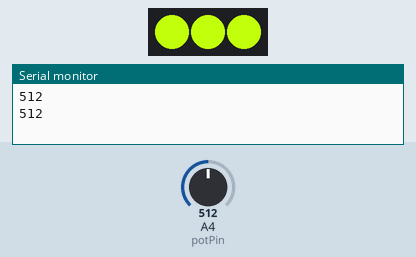
Simulated run of this sketch. Board: Arduino Uno, built with avr-gcc and run on an emulated ATmega328P. Shown: 3 RGB LEDs in strip order, left to right, the last lines printed to the serial monitor. The test bench sets the inputs (shaded band); at power-on: A4 (potPin) = 512.

Above: at 2.5 s.
2.6 s: A4 (potPin) set to 541
5.9 s: A4 (potPin) set to 560
At 9.3 s:
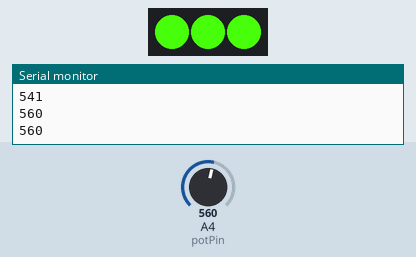
10.2 s: A4 (potPin) set to 740
12.9 s: A4 (potPin) set to 763
At 16.1 s:
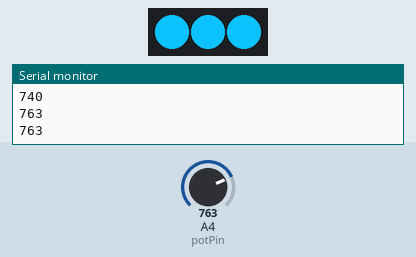
17.2 s: A4 (potPin) set to 331
At 20.0 s:
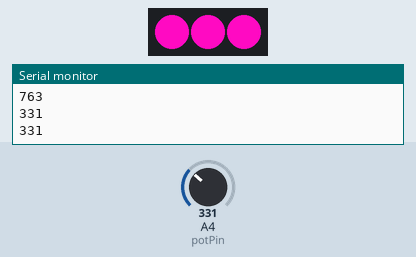
20.7 s: A4 (potPin) set to 184
23.4 s: A4 (potPin) set to 161
At 26.7 s:
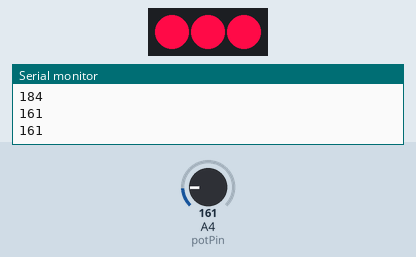
Timing chart, 0 to 28.2 s (numbered marks = the images above; inputs shaded):
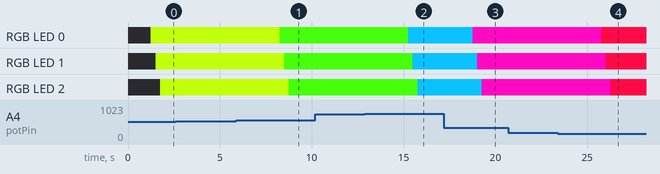

Measured:
- the behaviour switches between 551 and 552 on A4 (potPin) (found by bisection; images 0 and 1)
- the behaviour switches between 751 and 752 on A4 (potPin) (found by bisection; images 1 and 2)
- the behaviour switches between 170 and 169 on A4 (potPin) (found by bisection; images 3 and 4)
- after the input at 5.9 s, RGB LED 0: RGB(194, 255, 10) → RGB(71, 255, 10) after 2.4 s; RGB LED 1: RGB(194, 255, 10) → RGB(71, 255, 10) after 2.6 s; RGB LED 2: RGB(194, 255, 10) → RGB(71, 255, 10) after 2.9 s
- after the input at 12.9 s, RGB LED 0: RGB(71, 255, 10) → RGB(10, 194, 255) after 2.4 s; RGB LED 1: RGB(71, 255, 10) → RGB(10, 194, 255) after 2.6 s; RGB LED 2: RGB(71, 255, 10) → RGB(10, 194, 255) after 2.9 s
- after the input at 17.2 s, RGB LED 0: RGB(10, 194, 255) → RGB(255, 10, 194) after 1.6 s; RGB LED 1: RGB(10, 194, 255) → RGB(255, 10, 194) after 1.8 s; RGB LED 2: RGB(10, 194, 255) → RGB(255, 10, 194) after 2.1 s
- after the input at 23.4 s, RGB LED 0: RGB(255, 10, 194) → RGB(255, 10, 71) after 2.4 s; RGB LED 1: RGB(255, 10, 194) → RGB(255, 10, 71) after 2.6 s; RGB LED 2: RGB(255, 10, 194) → RGB(255, 10, 71) after 2.9 s

The sketch:

potentiometer_Project.ino
```cpp
//Potentiometer
#include <Adafruit_NeoPixel.h>
/* Analog Read to LED
 * ------------------
 *
 * turns on and off a light emitting diode(LED) connected to digital
 * pin 13. The amount of time the LED will be on and off depends on
 * the value obtained by analogRead(). In the easiest case we connect
 * a potentiometer to analog pin 2.
 *
 * Created 1 December 2005
 * copyleft 2005 DojoDave <http://www.0j0.org>
 * http://arduino.berlios.de
 *
 */

#define LED_PIN    9 //Connection to LED PIN on the LilyPad
#define LED_COUNT 3 //number of LEDs
Adafruit_NeoPixel strip(LED_COUNT, LED_PIN, NEO_GRB + NEO_KHZ800);
// Part of neoPixel library, Setting up “strip” -->Just the name of LEDs we are using
//NEO_GRB + NEO_KHZ800 -->pre defined color settings and speed


int potPin = 4;    // select the input pin for the potentiometer
int val = 0;       // variable to store the value coming from the sensor


void setup() {
  strip.begin(); //Create a "Strip" of LEDs called strip
  strip.show(); // initialize all strip to "off"
  Serial.begin(9600);

}

void loop() {
  val = analogRead(potPin);    // read the value from the sensor
  Serial.println(val);
  delay(1000); //just how long to wait
  //if the user is MAD
  if(val>0 &&val<170){
    //values are slit into 5 section (1/5 for each color)
    //1023/5 for each "mood"
    for(int i=0; i<3; i++){
      //int i= 0 -->  just how to count how many times it does this loop
      //i<3 --> tells to do it 2 time
      //i++ --> incrementor, every loop add 1 to i When it gets to 3 I resets to 1

    strip.setPixelColor(i, strip.Color(255, 10, 71)); //red
    // “ i ” is just saying turn on 0 LED first, show it (turn it on)
    //Then goes through and sets the color of each LED and goes to the next 0-2 are the LED’s in order starting at 0

    delay(250);
    //how long to wait
     strip.show();
     // .show lets use info given
    }
  }
  //if the user is NERVOUS
  if(val>171 && val<340){
    for(int m=0; m<3; m++){
    strip.setPixelColor(m, strip.Color(255, 10, 194)); // find pink
    delay(250);
     strip.show();
    }
  }
  //if the user is Happy
  if(val>341 &&  val<550){
    for(int j=0; j<3; j++){
    strip.setPixelColor(j, strip.Color(194, 255, 10)); // find yellow
    delay(250);
     strip.show();
    }
  }
  //If the user is sick
  if(val>551 && val<750){
    for(int k=0; k<3; k++){
    strip.setPixelColor(k, strip.Color(71, 255, 10)); // find green
    delay(250);
     strip.show();
    }
  }
  //if the user is Sad
  if(val>751 && val<1023){
    for(int l=0; l<3; l++){
    strip.setPixelColor(l, strip.Color(10, 194, 255)); // find blue
    delay(250);
     strip.show();
    }
  }
}

//how it works
//user ill be told what the mood options are and what the colors corilate to
//they will then be able to use the potentiometer to turn to the color that represents there mood
//if there mood changes they can move to a different mood at any point
```
